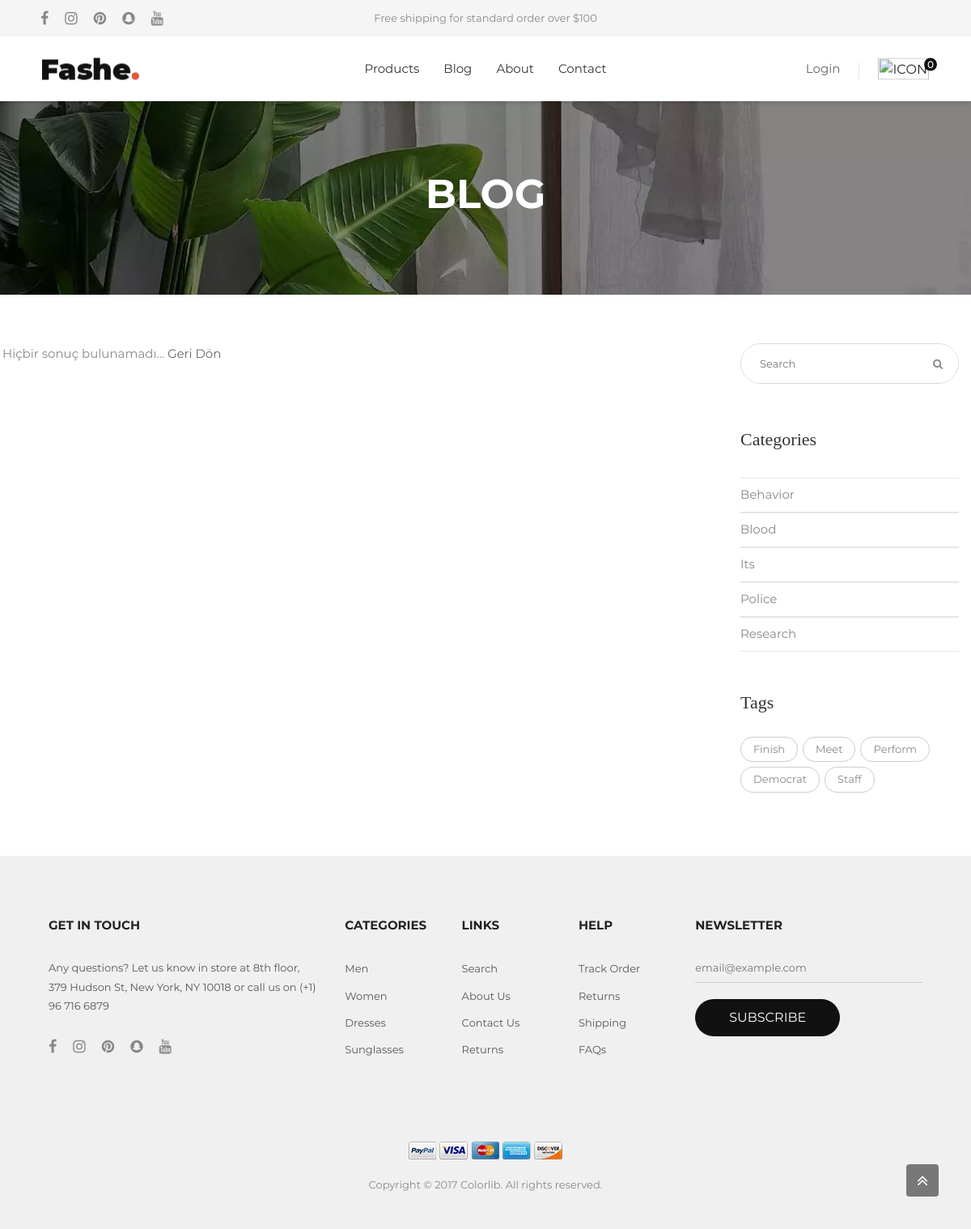
Screenshot of /blog/ with the database file from the repository.
### social_media/models.py (models this page shows, shortened)
class SocialMedia(models.Model):
    platform = models.CharField(max_length=50)
    url =  models.CharField(max_length=150)

### blog/models.py (models this page shows)
class Category(models.Model):
    name = models.CharField(max_length=50)

class Tags(models.Model):
    name = models.CharField(max_length=50)

### blog/views.py (the view)
# urls.py: path('',BlogPage,name='blog-page'),
def BlogPage(request):
    try:
        page = request.GET.get('page', 1)
    except PageNotAnInteger:
        page = 1
    filter_criteria = {}
    filtered_title = request.GET.get('blog-title',None)
    filtered_tag = request.GET.get('blog-tag',None)
    filtered_category = request.GET.get('blog-category',None)
    if filtered_title:
        filter_criteria["title__icontains"] = filtered_title
    if filtered_tag:
        filter_criteria["tags__id"] = filtered_tag
    if filtered_category:
        filter_criteria["category__id"] = filtered_category
    blogs = Blog.objects.select_related("created_by","category").prefetch_related( Prefetch('comments', queryset=Comment.objects.select_related('user'))).filter(**filter_criteria).order_by("-created_at")
    paginator = Paginator(blogs,per_page=4, request=request)
    page_obj = paginator.page(page)
    popular_tags = Blog.objects.values('tags__name','tags__id').annotate(tag_count=Count('tags__id')).order_by('-tag_count')[0:5]
    popular_categories = Blog.objects.values('category__name','category__id').annotate(category_count=Count('category__id')).order_by('-category_count')[0:5]
    return render(
        request,
        'blog/index.html',
        context={
            'page_obj': page_obj,
            'popular_tags':popular_tags,
            'popular_categories':popular_categories
        })

### social_media/context_processors.py (called while the page is built)
def load_social_obj(request):
    social_objs = SocialMedia.objects.all()
    return {'social_objs': social_objs}

### templates/blog/index.html (shortened to what this page needs)
{% extends 'layouts/main_layout.html' %}
{% block pageContent %}
    <section class="bg-title-page p-t-40 p-b-50 flex-col-c-m" style="background-image: url('/static/images/heading-pages-05.jpg');">
        <h2 class="l-text2 t-center">Blog</h2>
    </section>
    <section class="bgwhite p-t-60">
        <div class="container">
            <div class="row">
                <div class="col-md-8 col-lg-9 p-b-75">
                    <div class="pagination flex-m flex-w p-r-50">
                        {% include "utils/_pagination.html" %}
                    </div>
                </div>
                <div class="col-md-4 col-lg-3 p-b-75">
                    {% include "blog/right_side_bar.html" %}
                </div>
            </div>
        </div>
    </section>
{% endblock %}

### templates/layouts/main_layout.html (shortened to what this page needs)
{% load static %}
<html lang="en">
  <head>
    <link rel="stylesheet" type="text/css" href="{% static 'vendor/bootstrap/css/bootstrap.min.css' %}">
    <link rel="stylesheet" href="https://cdnjs.cloudflare.com/ajax/libs/font-awesome/4.7.0/css/font-awesome.css" />
    <link rel="stylesheet" type="text/css" href="{% static 'fonts/themify/themify-icons.css' %}">
    <link rel="stylesheet" type="text/css" href="{% static 'fonts/Linearicons-Free-v1.0.0/icon-font.min.css' %}">
    <link rel="stylesheet" type="text/css" href="{% static 'fonts/elegant-font/html-css/style.css' %}">
    <link rel="stylesheet" type="text/css" href="{% static 'vendor/animate/animate.css' %}">
    <link rel="stylesheet" type="text/css" href="{% static 'vendor/css-hamburgers/hamburgers.min.css' %}">
    <link rel="stylesheet" type="text/css" href="{% static 'vendor/animsition/css/animsition.min.css' %}">
    <link rel="stylesheet" type="text/css" href="{% static 'vendor/select2/select2.min.css' %}">
    <link rel="stylesheet" type="text/css" href="{% static 'vendor/slick/slick.css' %}">
    <link rel="stylesheet" type="text/css" href="{% static 'css/util.css' %}">
    <link rel="stylesheet" type="text/css" href="{% static 'css/main.css' %}">
  </head>
  <body>
    <header class="header1">
      <div class="container-menu-header" style="top: 0px;">
        <div class="topbar">
          <div class="topbar-social">
            {% for social_obj in social_objs  %}
              <a target="_blank" href="{{social_obj.url}}" class="topbar-social-item fa fa-{{social_obj.platform}}"></a>
            {% endfor %}
          </div>
          <span class="topbar-child1">Free shipping for standard order over $100</span>
          <div class="topbar-child2">
          </div>
        </div>
        <div class="wrap_header">
          <a href="index.html" class="logo"><img src="{% static 'images/icons/logo.png' %}" alt="IMG-LOGO" /></a>
          <div class="wrap_menu">
            <nav class="menu">
              <ul class="main_menu">
                <li>
                  <a href="{% url "product-page" %}">Products</a>
                </li>
                <li>
                  <a href="{% url "blog-page" %}">Blog</a>
                </li>
                <li>
                  <a href="{% url "about-page" %}">About</a>
                </li>
                <li>
                  <a href="{% url "contact-page" %}">Contact</a>
                </li>
              </ul>
            </nav>
          </div>
          <div class="header-icons">
            <div class="header-wrapicon1">
              {% if request.user.is_authenticated %}
                <img src="{{request.user.profile_img.url }}" class="header-icon1 js-show-header-dropdown" alt="ICON" />
              {% else %}
              <a href="javascript:void(0)" class="js-show-header-dropdown">Login</a>
              {% endif %}
            </div>
            <div class="header-wrapicon2">
              <img src="{% static 'images/icons/icon-header-02.png' %}" class="header-icon1 js-show-header-dropdown" alt="ICON" />
              <span class="header-icons-noti">0</span>
            </div>
          </div>
        </div>
      </div>
    </header>
    {% block pageContent %}{% endblock %}
    <footer class="bg6 p-t-45 p-b-43 p-l-45 p-r-45">
      <div class="flex-w p-b-90">
        <div class="w-size6 p-t-30 p-l-15 p-r-15 respon3">
          <h4 class="s-text12 p-b-30">GET IN TOUCH</h4>
          <div>
            <p class="s-text7 w-size27">Any questions? Let us know in store at 8th floor, 379 Hudson St, New York, NY 10018 or call us on (+1) 96 716 6879</p>
            <div class="flex-m p-t-30">
              {% for social_obj in social_objs  %}
                <a target="_blank" href="{{social_obj.url}}" class="fs-18 color1 p-r-20 fa fa-{{social_obj.platform}}"></a>
              {% endfor %}
            </div>
          </div>
        </div>
        <div class="w-size7 p-t-30 p-l-15 p-r-15 respon4">
          <h4 class="s-text12 p-b-30">Categories</h4>
          <ul>
            <li class="p-b-9">
              <a href="#" class="s-text7">Men</a>
            </li>
            <li class="p-b-9">
              <a href="#" class="s-text7">Women</a>
            </li>
            <li class="p-b-9">
              <a href="#" class="s-text7">Dresses</a>
            </li>
            <li class="p-b-9">
              <a href="#" class="s-text7">Sunglasses</a>
            </li>
          </ul>
        </div>
        <div class="w-size7 p-t-30 p-l-15 p-r-15 respon4">
          <h4 class="s-text12 p-b-30">Links</h4>
          <ul>
            <li class="p-b-9">
              <a href="#" class="s-text7">Search</a>
            </li>
            <li class="p-b-9">
              <a href="#" class="s-text7">About Us</a>
            </li>
            <li class="p-b-9">
              <a href="#" class="s-text7">Contact Us</a>
            </li>
            <li class="p-b-9">
              <a href="#" class="s-text7">Returns</a>
            </li>
          </ul>
        </div>
        <div class="w-size7 p-t-30 p-l-15 p-r-15 respon4">
          <h4 class="s-text12 p-b-30">Help</h4>
          <ul>
            <li class="p-b-9">
              <a href="#" class="s-text7">Track Order</a>
            </li>
            <li class="p-b-9">
              <a href="#" class="s-text7">Returns</a>
            </li>
            <li class="p-b-9">
              <a href="#" class="s-text7">Shipping</a>
            </li>
            <li class="p-b-9">
              <a href="#" class="s-text7">FAQs</a>
            </li>
          </ul>
        </div>
        <div class="w-size8 p-t-30 p-l-15 p-r-15 respon3">
          <h4 class="s-text12 p-b-30">Newsletter</h4>
          <form>
            <div class="effect1 w-size9">
              <input class="s-text7 bg6 w-full p-b-5" type="text" name="email" placeholder="email@example.com" />
            </div>
            <div class="w-size2 p-t-20">
              <button class="flex-c-m size2 bg4 bo-rad-23 hov1 m-text3 trans-0-4">Subscribe</button>
            </div>
          </form>
        </div>
      </div>
      <div class="t-center p-l-15 p-r-15">
        <a href="#"><img class="h-size2" src="{% static 'images/icons/paypal.png' %}" alt="IMG-PAYPAL" /></a>
        <a href="#"><img class="h-size2" src="{% static 'images/icons/visa.png' %}" alt="IMG-VISA" /></a>
        <a href="#"><img class="h-size2" src="{% static 'images/icons/mastercard.png' %}" alt="IMG-MASTERCARD" /></a>
        <a href="#"><img class="h-size2" src="{% static 'images/icons/express.png' %}" alt="IMG-EXPRESS" /></a>
        <a href="#"><img class="h-size2" src="{% static 'images/icons/discover.png' %}" alt="IMG-DISCOVER" /></a>
        <div class="t-center s-text8 p-t-20">Copyright © 2017 Colorlib. All rights reserved.</div>
      </div>
    </footer>
    <div class="btn-back-to-top bg0-hov" id="myBtn" style="display: flex;">
      <span class="symbol-btn-back-to-top">
        <i class="fa fa-angle-double-up" aria-hidden="true"></i>
      </span>
    </div>
  </body>
</html>

### templates/blog/right_side_bar.html
<div class="rightbar">
    <div class="pos-relative bo11 of-hidden">
        <form method="GET" action="{% url 'blog-page' %}">
          <input class="s-text7 size16 p-l-23 p-r-50" type="text" name="blog-title" placeholder="Search" />
          <button type="submit" class="flex-c-m size5 ab-r-m color1 color0-hov trans-0-4"><i class="fs-13 fa fa-search" aria-hidden="true"></i></button>
        </form>
      </div>
    <h4 class="m-text23 p-t-56 p-b-34">Categories</h4>
    <ul>
        {% for popular_category in popular_categories  %}
            <li class="p-t-6 p-b-8 bo6">
            <a href="{% url 'blog-page' %}?blog-category={{popular_category.category__id}}" class="s-text13 p-t-5 p-b-5">{{popular_category.category__name}}</a>
            </li>
        {% endfor %}
    </ul>
    <h4 class="m-text23 p-t-50 p-b-25">Tags</h4>
    <div class="wrap-tags flex-w">
        {% for popular_tag in popular_tags  %}
            <a href="{% url 'blog-page' %}?blog-tag={{popular_tag.tags__id}}" class="tag-item">{{popular_tag.tags__name}}</a>
        {% endfor %}
    </div>
</div>

### static/css/util.css (style rules this page uses)
.fs-13 { font-size: 13px; }
.fs-18 { font-size: 18px; }
.p-t-5 { padding-top: 5px; }
.p-t-6 { padding-top: 6px; }
.p-t-20 { padding-top: 20px; }
.p-t-30 { padding-top: 30px; }
.p-t-40 { padding-top: 40px; }
.p-t-45 { padding-top: 45px; }
.p-t-50 { padding-top: 50px; }
.p-t-56 { padding-top: 56px; }
.p-t-60 { padding-top: 60px; }
.p-b-5 { padding-bottom: 5px; }
.p-b-8 { padding-bottom: 8px; }
.p-b-9 { padding-bottom: 9px; }
.p-b-25 { padding-bottom: 25px; }
.p-b-30 { padding-bottom: 30px; }
.p-b-34 { padding-bottom: 34px; }
.p-b-43 { padding-bottom: 43px; }
.p-b-50 { padding-bottom: 50px; }
.p-b-75 { padding-bottom: 75px; }
.p-b-90 { padding-bottom: 90px; }
.p-l-15 { padding-left: 15px; }
.p-l-23 { padding-left: 23px; }
.p-l-45 { padding-left: 45px; }
.p-r-15 { padding-right: 15px; }
.p-r-20 { padding-right: 20px; }
.p-r-45 { padding-right: 45px; }
.p-r-50 { padding-right: 50px; }
.t-center { text-align: center; }
.pos-relative { position: relative; }
.w-full { width: 100%; }
.bgwhite { background-color: white; }
.of-hidden { overflow: hidden; }
.trans-0-4 { -webkit-transition: all 0.4s; -o-transition: all 0.4s; -moz-transition: all 0.4s; transition: all 0.4s; }
.flex-w { display: -webkit-box; display: -webkit-flex; display: -moz-box; display: -ms-flexbox; display: flex; -webkit-flex-wrap: wrap; -moz-flex-wrap: wrap; -ms-flex-wrap: wrap; -o-flex-wrap: wrap; flex-wrap: wrap; }
.flex-m { display: -webkit-box; display: -webkit-flex; display: -moz-box; display: -ms-flexbox; display: flex; -ms-align-items: center; align-items: center; }
.flex-c-m { display: -webkit-box; display: -webkit-flex; display: -moz-box; display: -ms-flexbox; display: flex; justify-content: center; -ms-align-items: center; align-items: center; }
.flex-col-c-m { display: -webkit-box; display: -webkit-flex; display: -moz-box; display: -ms-flexbox; display: flex; -webkit-flex-direction: column; -moz-flex-direction: column; -ms-flex-direction: column; -o-flex-direction: column; flex-direction: column; -ms-align-items: center; align-items: center; justify-content: center; }
.ab-r-m { position: absolute; right: 0px; top: 50%; -webkit-transform: translateY(-50%); -moz-transform: translateY(-50%); -ms-transform: translateY(-50%); -o-transform: translateY(-50%); transform: translateY(-50%); }
.s-text7 { font-family: Montserrat-Regular; font-size: 13px; color: #555555; line-height: 1.8; }
.s-text8 { font-family: Montserrat-Regular; font-size: 13px; color: #888888; line-height: 1.8; }
.s-text12 { font-family: Montserrat-Bold; font-size: 15px; color: #222222; line-height: 1.5; text-transform: uppercase; }
.s-text13 { font-family: Montserrat-Regular; font-size: 15px; color: #888888; line-height: 1.8; }
.m-text3 { font-family: Montserrat-Regular; font-size: 16px; color: white; text-transform: uppercase; }
.m-text23 { font-family: Montserrat-Black; font-size: 22px; color: #333333; line-height: 1.2; }
.l-text2 { font-family: Montserrat-Bold; font-size: 50px; color: white; line-height: 1.2; text-transform: uppercase; }
.color1 { color: #888888; }
.size2 { width: 100%; height: 46px; }
.size5 { width: 50px; height: 58px; }
.size16 { width: 100%; height: 48px; }
.w-size2 { width: 179px; }
.w-size6 { width: 33%; }
.w-size7 { width: 13%; }
.w-size8 { width: 28%; }
.w-size9 { max-width: 300px; }
.w-size27 { max-width: 482px; }
.h-size2 { height: 22px; }
.bg4 { background-color: #111111; }
.bg6 { background-color: #f0f0f0; }
.bo6 { border-top: 1px solid #e6e6e6; border-bottom: 1px solid #e6e6e6; }
.bo11 { border: 1px solid #d9d9d9; border-radius: 25px; }
.bo-rad-23 { border-radius: 23px; }
.effect1 { position: relative; border-bottom: 1px solid #cccccc; }

### rows the page displays
Category: category__name "Behavior"
Category: category__name "Blood"
Category: category__name "Its"
Category: category__name "Police"
Category: category__name "Research"
Tags: tags__name "Finish"
Tags: tags__name "Meet"
Tags: tags__name "Perform"
Tags: tags__name "Staff"

### other values shown
{{ popular_tag.tags__name }} "Democrat"
